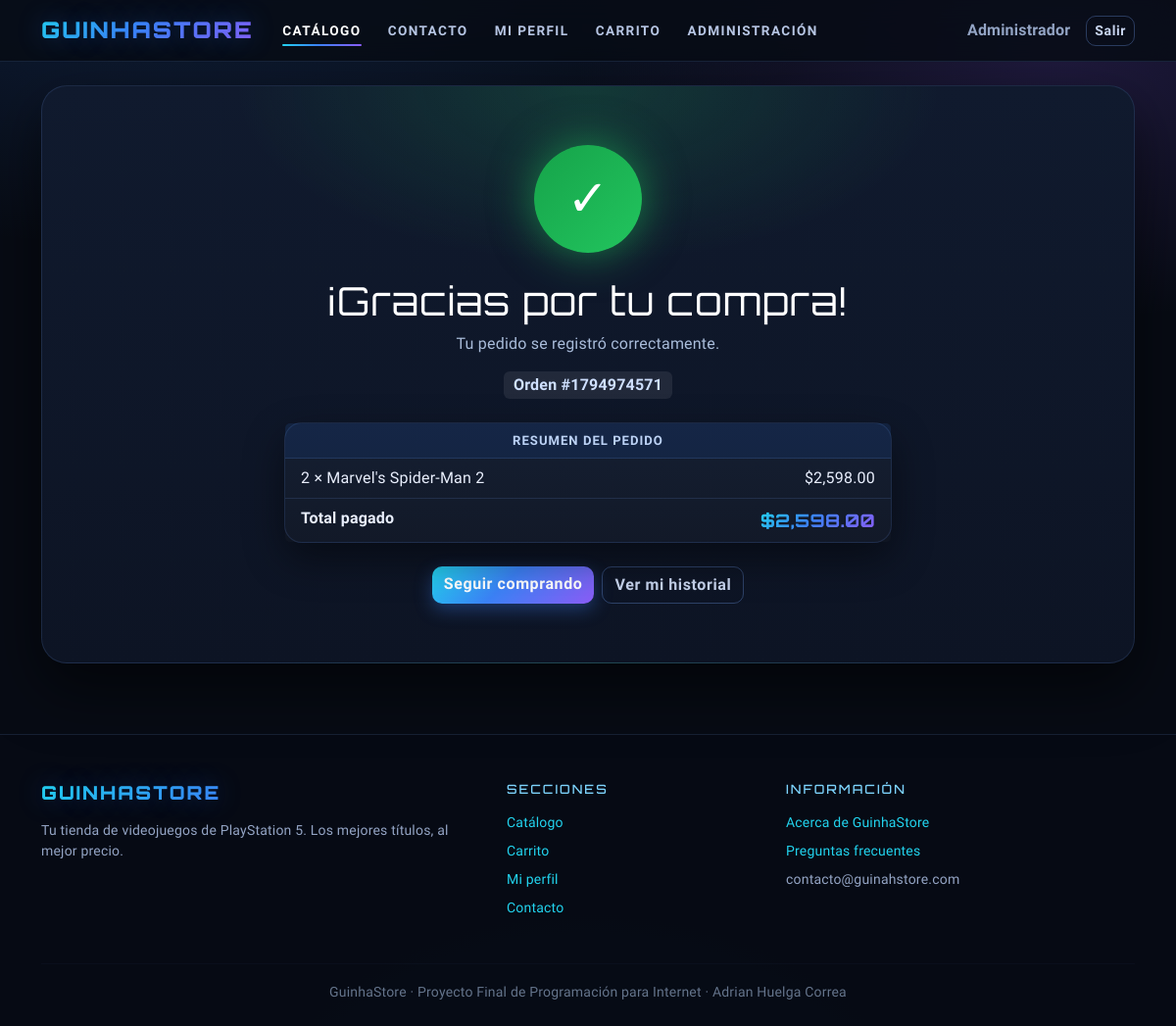
Screenshot of /gracias.php?orden=1794974571 (signed in) with the database file from the repository.
### tables this page shows
CREATE TABLE `historial` (
  `id` int(11) NOT NULL AUTO_INCREMENT,
  `id_orden` int(11) NOT NULL,
  `id_usuario` int(11) NOT NULL,
  `id_producto` int(11) NOT NULL,
  `cantidad` int(11) NOT NULL DEFAULT 1,
  `precio_unitario` decimal(10,2) NOT NULL DEFAULT 0.00,
  `fecha` datetime NOT NULL DEFAULT current_timestamp(),
  PRIMARY KEY (`id`),
  KEY `idx_hist_usuario` (`id_usuario`),
  KEY `id_producto` (`id_producto`),
  CONSTRAINT `historial_ibfk_1` FOREIGN KEY (`id_usuario`) REFERENCES `usuarios` (`id`) ON DELETE CASCADE,
  CONSTRAINT `historial_ibfk_2` FOREIGN KEY (`id_producto`) REFERENCES `productos` (`id`) ON DELETE CASCADE
);

CREATE TABLE `productos` (
  `id` int(11) NOT NULL AUTO_INCREMENT,
  `nombre` varchar(150) NOT NULL,
  `descripcion` text DEFAULT NULL,
  `foto` mediumblob DEFAULT NULL,
  `precio` decimal(10,2) NOT NULL DEFAULT 0.00,
  `stock` int(11) NOT NULL DEFAULT 0,
  `fabricante` varchar(100) DEFAULT NULL,
  `origen` varchar(100) DEFAULT NULL,
  `trailer` varchar(30) DEFAULT NULL,
  PRIMARY KEY (`id`)
);

### html/util.php (called while the page is built, shortened)
<?php
function precio($valor)
{
    return "$" . number_format((float) $valor, 2);
}

### html/gracias.php (the view, shortened to what this page needs)
<?php
require "conexion.php";
require "util.php";
$usuario = usuarioActual();
$idOrden = (int) ($_GET["orden"] ?? 0);
$stmt = mysqli_prepare($con, "SELECT h.cantidad, h.precio_unitario, p.nombre
                              FROM historial h JOIN productos p ON h.id_producto = p.id
                              WHERE h.id_orden = ? AND h.id_usuario = ?
                              ORDER BY h.id ASC");
mysqli_stmt_bind_param($stmt, "ii", $idOrden, $usuario["id"]);
mysqli_stmt_execute($stmt);
$r = mysqli_stmt_get_result($stmt);
$items = mysqli_fetch_all($r, MYSQLI_ASSOC);
$total = 0;
foreach ($items as $it) {
    $total += $it["cantidad"] * $it["precio_unitario"];
}
include "header.php";
?>
<div class="gracias animar">
    <div class="icono-ok">&#10003;</div>
    <h1 class="display-6 mb-2" style="color:#fff;">¡Gracias por tu compra!</h1>
    <p style="color:#a9bcda;">Tu pedido se registró correctamente.</p>
    <p class="mb-4">
        <span class="badge bg-dark fs-6">Orden #<?php echo $idOrden; ?></span>
    </p>
    <?php if (count($items) > 0) { ?>
        <div class="card mx-auto" style="max-width: 620px;">
            <div class="card-header">Resumen del pedido</div>
            <ul class="list-group list-group-flush">
                <?php foreach ($items as $it) { ?>
                    <li class="list-group-item d-flex justify-content-between">
                        <span><?php echo (int) $it["cantidad"]; ?> × <?php echo htmlspecialchars($it["nombre"]); ?></span>
                        <span><?php echo precio($it["cantidad"] * $it["precio_unitario"]); ?></span>
                    </li>
                <?php } ?>
                <li class="list-group-item d-flex justify-content-between fw-bold">
                    <span>Total pagado</span>
                    <span class="precio"><?php echo precio($total); ?></span>
                </li>
            </ul>
        </div>
    <?php } ?>
    <div class="d-flex gap-2 justify-content-center mt-4 flex-wrap">
        <a href="index.php" class="btn btn-primary">Seguir comprando</a>
        <a href="perfil.php" class="btn btn-outline-secondary">Ver mi historial</a>
    </div>
</div>
<?php include "footer.php"; ?>

### html/estilos.css (style rules this page uses)
:root { --bg: #070b14; --bg-2: #0d1424; --card: #101a2e; --card-2: #16203a; --border: rgba(120, 170, 255, .14); --text: #e8eefc; --muted: #93a4c4; --cian: #22d3ee; --azul: #3b82f6; --violeta: #8b5cf6; --rosa: #ec4899; --ok: #22c55e; --glow-azul: 0 0 28px rgba(59, 130, 246, .45); --glow-violeta: 0 0 28px rgba(139, 92, 246, .45); --grad: linear-gradient(135deg, var(--cian), var(--azul) 45%, var(--violeta)); }
body { background: radial-gradient(1200px 600px at 15% -10%, rgba(59, 130, 246, .20), transparent 60%), radial-gradient(900px 500px at 90% 5%, rgba(139, 92, 246, .18), transparent 55%), radial-gradient(900px 600px at 50% 110%, rgba(34, 211, 238, .10), transparent 60%), var(--bg); background-attachment: fixed; color: var(--text); font-family: 'Rajdhani', 'Segoe UI', system-ui, sans-serif; font-size: 16px; letter-spacing: .2px; min-height: 100vh; }
h1, h2, h3, h4, h5, h6, .display-5, .display-6 { font-family: 'Orbitron', 'Rajdhani', sans-serif; letter-spacing: 1px; }
a { color: var(--cian); text-decoration: none; }
.precio { font-family: 'Orbitron', sans-serif; font-size: 1.15rem; font-weight: 800; background: var(--grad); -webkit-background-clip: text; background-clip: text; color: transparent; }
.btn { border-radius: 10px; font-weight: 700; letter-spacing: .6px; transition: all .2s ease; }
.btn-primary { background: var(--grad); border: none; color: #fff; box-shadow: 0 6px 18px rgba(59, 130, 246, .35); }
.btn-outline-dark, .btn-outline-secondary { color: #c7d4ee; border-color: rgba(120, 170, 255, .3); background: transparent; }
.card { background: linear-gradient(180deg, var(--card), var(--bg-2)); border: 1px solid var(--border); border-radius: 18px; color: var(--text); box-shadow: 0 16px 40px rgba(0, 0, 0, .45); }
.card-header { background: rgba(59, 130, 246, .12) !important; border-bottom: 1px solid var(--border); font-weight: 700; letter-spacing: 1px; text-transform: uppercase; font-size: .82rem; color: #bcd2f5 !important; }
.badge.bg-dark { background: rgba(255, 255, 255, .08) !important; color: #cfe0ff !important; }
.list-group-item { background: rgba(255, 255, 255, .02); border-color: var(--border); color: var(--text); }
.animar { animation: aparecer .5s ease both; }
.gracias { text-align: center; padding: 60px 20px; border-radius: 26px; border: 1px solid var(--border); position: relative; overflow: hidden; background: radial-gradient(600px 300px at 50% 0%, rgba(34, 197, 94, .18), transparent 60%), linear-gradient(180deg, var(--card), var(--bg-2)); box-shadow: 0 25px 60px rgba(0, 0, 0, .55); }
.gracias .icono-ok { width: 110px; height: 110px; border-radius: 50%; margin: 0 auto 25px; display: flex; align-items: center; justify-content: center; font-size: 3.2rem; color: #fff; background: linear-gradient(135deg, #16a34a, #22c55e); box-shadow: 0 0 45px rgba(34, 197, 94, .6); animation: latido-ok 1.6s ease-in-out infinite; }

### rows the page displays
historial: cantidad "2", id_producto.nombre "Marvel's Spider-Man 2", precio($it["cantidad"] * $it["precio_unitario"]) "$2,598.00"

### other values shown
$usuario["nombre"] "Administrador"
$idOrden "1794974571"
